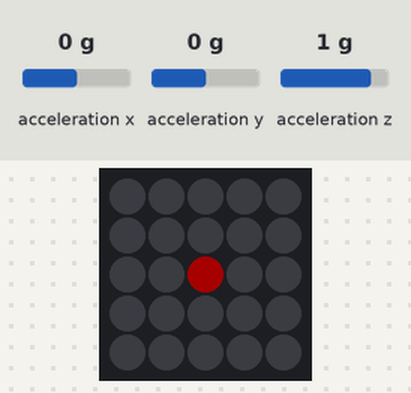
A program run on a simulated ESP32. Parts: 5×5 RGB LED matrix (first LED top left, wired row by row). Inputs (shaded band) come from the test bench; at power-on: acceleration x 0 g, acceleration y 0 g, acceleration z 1 g. Dim RGB values are drawn brighter than linear; random numbers use the default seed unless the program sets one.

Above: at 1.2 s.
1.3 s: acceleration x set to -1.4 g
At 1.9 s:
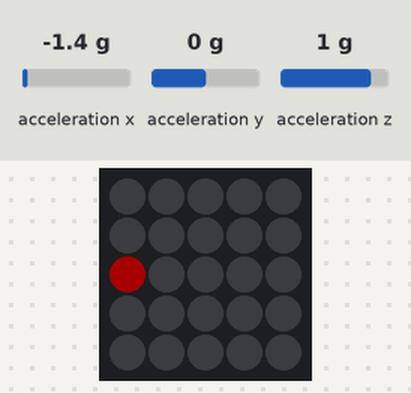
3.1 s: acceleration x set to 0 g
At 3.46 s:
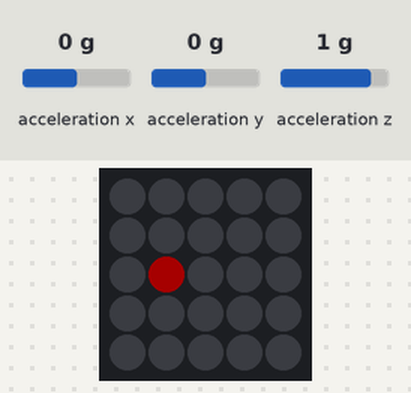
5.4 s: acceleration y set to -1.4 g
At 6.62 s:
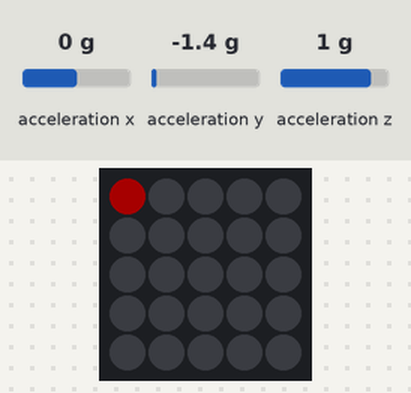
6.9 s: acceleration x set to 0.8 g
At 8.3 s:
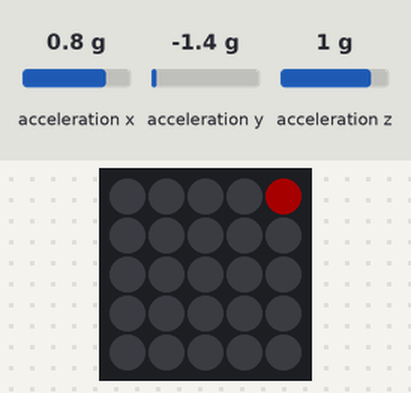
Timing chart, 0 to 9.9 s (numbered marks = the images above; inputs shaded):
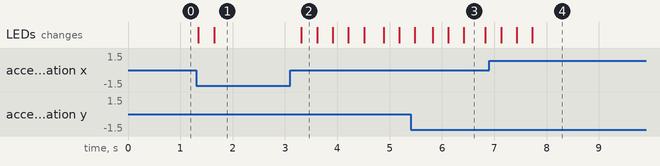

Measured:
- after the input at 1.3 s, the LEDs: first change at once (image 1 shows a later state)
- after the input at 3.1 s, the LEDs: change after 0.21 s (image 2)
- what the display in image 3 shows lasts 0.4 s, from 6.4 s to 6.8 s

The program:

main.cpp
```cpp
// Controller used m5stack MATRIX
// Created by YarLikViD

#include "M5Atom.h"
#include "config.h"
float accX = 0, accY = 0, accZ = 0; // Accelerometer accelerations
int led_x, led_y;

int deltaTime = 0;

void pixelsHandler(Pixel &pixel)
{
}

void calcCollision(Pixel &pixel)
{
  if (pixel.x > x_limit || pixel.x < (-x_limit))
  {
    pixel.x_speed *= -1 * pixel.elasticity;
  }

  if (pixel.y > y_limit || pixel.y < (-y_limit))
  {
    pixel.y_speed *= -1 * pixel.elasticity;
  }

  // limit positions
  pixel.x = (pixel.x > x_limit) ? x_limit : pixel.x;
  pixel.x = (pixel.x < -x_limit) ? -x_limit : pixel.x;

  pixel.y = (pixel.y > y_limit) ? y_limit : pixel.y;
  pixel.y = (pixel.y < -y_limit) ? -y_limit : pixel.y;
}

void calcSpeedPos(Pixel &pixel)
{
  // Speed calculation
  pixel.x_speed += accX;
  pixel.y_speed += accY;

  if (pixel.x_speed > speedLimit)
  {
    pixel.x_speed = speedLimit;
  }
  if (pixel.y_speed > speedLimit)
  {
    pixel.y_speed = speedLimit;
  }

  // Calculating the position
  pixel.x += pixel.x_speed;
  pixel.y += pixel.y_speed;

  calcCollision(pixel);
}

void posToLEDPos(Pixel &pixel)
{
  led_x = (pixel.x + 20) / 10;
  led_y = (pixel.y + 20) / 10;
}

void setup()
{
  Serial.begin(115200);
  M5.begin(true, true, true); //Init Atom-Matrix(Initialize serial port, LED matrix).
  M5.IMU.Init();              //Init IMU sensor.
}

void draw()
{
  M5.dis.fillpix(0x000000);
  for (auto &pixel : pixels)
  {
    pixelsHandler(pixel);
    calcSpeedPos(pixel);
    posToLEDPos(pixel);
    M5.dis.drawpix(led_x, led_y, pixel.color);
  }
}

void loop()
{
  int t = millis();
  M5.IMU.getAccelData(&accX, &accY, &accZ);
  draw();
  delay(10);
  deltaTime = millis() - t;
  // Serial.println(deltaTime);
}
```

config.h
```cpp
float speedLimit = 5; // set the speed limit
float x_limit = 20, y_limit = 20;

struct Pixel
{
    bool is_alive;

    float size;

    float x;
    float y;

    float x_speed;
    float y_speed;

    float elasticity;
    int color;
};

//You can set multiple pixels
Pixel pixels[1] = {
    {true, 10, (float)random(40), (float)random(40), 0, 0, 0.90, 0xFF0000},
};
```
